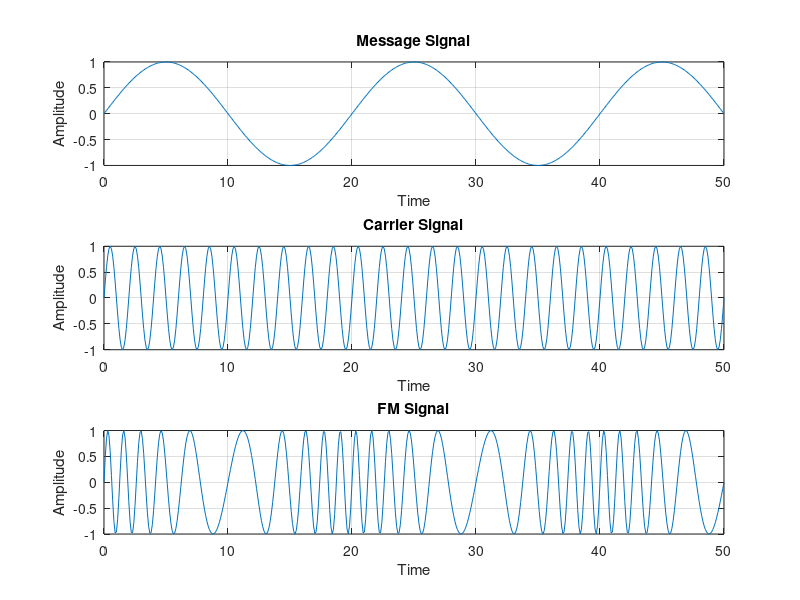

This figure's MATLAB source:
clear all;
close all;
clc;

% Ac=2; %carrier amplitude
Fc=0.5; %carrier frequency
% Am=0.5;%Message signal amplitude
Fm=0.05;%Message signal frequency
mi=6;  %modulation index
t= 0:0.1:50;


m=sin(2*pi*Fm*t);
c=sin(2*pi*Fc*t);
y=sin(2*pi*Fc*t+(mi.*sin(2*pi*Fm*t)));

subplot(3,1,1);
plot(t,m);
xlabel('Time');
ylabel('Amplitude');
title('Message Signal');
grid on;

subplot(3,1,2);
plot(t,c);
xlabel('Time');
ylabel('Amplitude');
title('Carrier Signal');
grid on;

subplot(3,1,3);
plot(t,y);
xlabel('Time');
ylabel('Amplitude');
title('FM Signal');
grid on;
